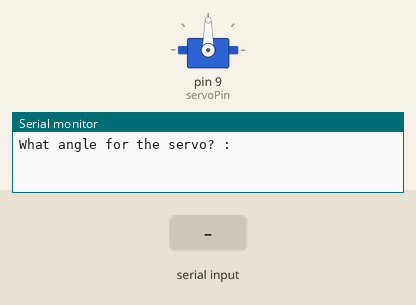
Simulated run of this sketch. Board: Arduino Uno, built with avr-gcc and run on an emulated ATmega328P. On the bench: servo, the last lines printed to the serial monitor. The inputs (shaded band) are chosen by the test bench.

Above: at 1.2 s.
1.3 s: "30,150\n" received over Serial
At 2.6 s:
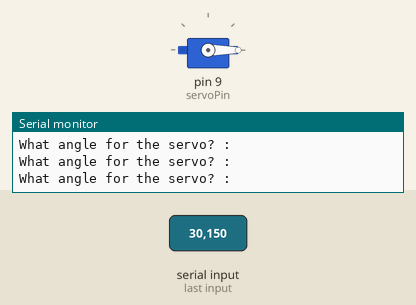
3.8 s: "90,45\n" received over Serial
At 4.6 s:
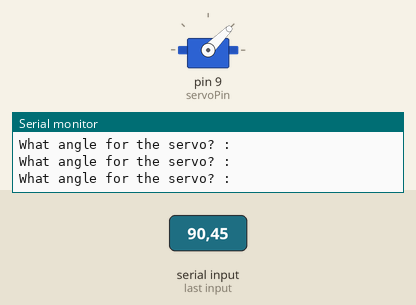
6.3 s: "200\n" received over Serial
At 6.8 s:
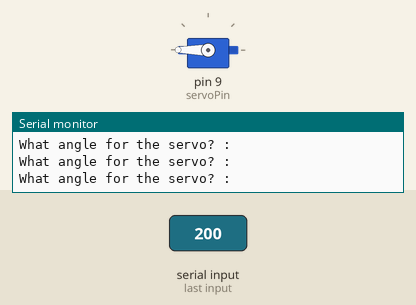
Timing chart, 0 to 9.3 s (numbered marks = the images above; inputs shaded):
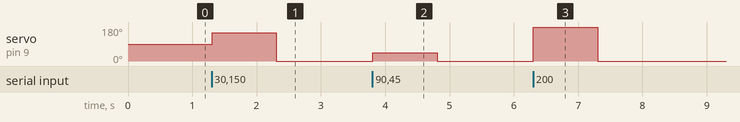

The sketch:

Tutorial30_Code.ino
```cpp
// Understanding and Using Servos in Projects
// we need to load servo library to work with it
#include <Servo.h>
int servoPin = 9;
int servoPos = 180;
Servo my_servo; // object named my servo

void setup() {
  // put your setup code here, to run once:
  Serial.begin(9600);
  my_servo.attach(servoPin); // attach my object to Arduino
}

void loop() {
  // put your main code here, to run repeatedly:
  // let's get the angle from the user
  // ask
  Serial.println("What angle for the servo? : ");
  // wait
  while (Serial.available() == 0){
    //nothing
  }
  // read
  servoPos = Serial.parseInt();
  my_servo.write(servoPos);
}
```

Measured:
- after the input at 1.3 s, servo on pin 9 (servoPin): 90° → 150° at once, → 0° 1.0 s later
- after the input at 3.8 s, servo on pin 9 (servoPin): 0° → 45° at once, → 0° 1.0 s later
- after the input at 6.3 s, servo on pin 9 (servoPin): 0° → 180° at once, → 0° 1.0 s later
